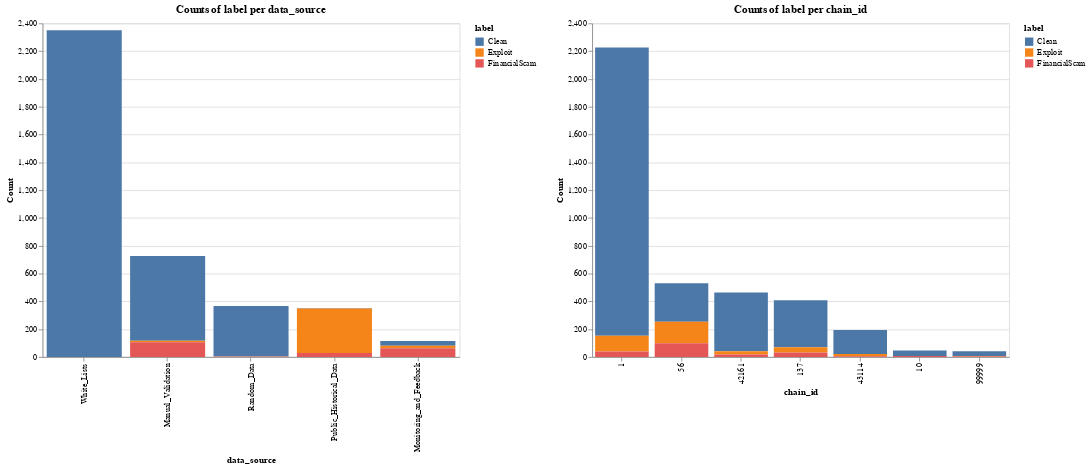

Write notebook code for a chart like this one.
### Markdown cell above
### **3.1 `data_source` and `chain_id`**

### Code cell
plot_categorical_bar_charts(df, [{'x': "data_source", 'y': "label"}, {'x': "chain_id", 'y': "label"}])

### Figure 1 — Vega-Lite specification as saved in the notebook (floating-point values rounded to 4 significant figures)
{"config": {"view": {"continuousWidth": 300, "continuousHeight": 300}}, "hconcat": [{"data": {"name": "data-d9999c49f49550e16dffe04b8327b5e5"}, "mark": {"type": "bar"}, "encoding": {"color": {"field": "label", "sort": {"field": "count", "op": "sum", "order": "descending"}, "title": "label", "type": "nominal"}, "tooltip": [{"field": "data_source", "type": "nominal"}, {"field": "label", "type": "nominal"}, {"field": "count", "type": "quantitative"}], "x": {"field": "data_source", "sort": {"field": "count", "op": "sum", "order": "descending"}, "title": "data_source", "type": "nominal"}, "y": {"field": "count", "title": "Count", "type": "quantitative"}}, "height": 400, "title": "Counts of label per data_source", "width": 500}, {"data": {"name": "data-a5c846e9f6e892d789c8a86c1acf3c72"}, "mark": {"type": "bar"}, "encoding": {"color": {"field": "label", "sort": {"field": "count", "op": "sum", "order": "descending"}, "title": "label", "type": "nominal"}, "tooltip": [{"field": "chain_id", "type": "quantitative"}, {"field": "label", "type": "nominal"}, {"field": "count", "type": "quantitative"}], "x": {"field": "chain_id", "sort": {"field": "count", "op": "sum", "order": "descending"}, "title": "chain_id", "type": "nominal"}, "y": {"field": "count", "title": "Count", "type": "quantitative"}}, "height": 400, "title": "Counts of label per chain_id", "width": 500}], "resolve": {"scale": {"color": "independent"}}, "$schema": "https://vega.github.io/schema/vega-lite/v5.20.1.json", "datasets": {"data-d9999c49f49550e16dffe04b8327b5e5": [{"data_source": "Manual_Validation", "label": "Clean", "count": 609}, {"data_source": "Manual_Validation", "label": "Exploit", "count": 11}, {"data_source": "Manual_Validation", "label": "FinancialScam", "count": 106}, {"data_source": "Monitoring_and_Feedback", "label": "Clean", "count": 35}, {"data_source": "Monitoring_and_Feedback", "label": "Exploit", "count": 17}, {"data_source": "Monitoring_and_Feedback", "label": "FinancialScam", "count": 63}, {"data_source": "Public_Historical_Data", "label": "Clean", "count": 4}, {"data_source": "Public_Historical_Data", "label": "Exploit", "count": 320}, {"data_source": "Public_Historical_Data", "label": "FinancialScam", "count": 29}, {"data_source": "Random_Data", "label": "Clean", "count": 363}, {"data_source": "Random_Data", "label": "Exploit", "count": 1}, {"data_source": "Random_Data", "label": "FinancialScam", "count": 2}, {"data_source": "White_Lists", "label": "Clean", "count": 2350}], "data-a5c846e9f6e892d789c8a86c1acf3c72": [{"chain_id": 1, "label": "Clean", "count": 2074}, {"chain_id": 1, "label": "Exploit", "count": 113}, {"chain_id": 1, "label": "FinancialScam", "count": 39}, {"chain_id": 10, "label": "Clean", "count": 41}, {"chain_id": 10, "label": "FinancialScam", "count": 6}, {"chain_id": 56, "label": "Clean", "count": 278}, {"chain_id": 56, "label": "Exploit", "count": 155}, {"chain_id": 56, "label": "FinancialScam", "count": 98}, {"chain_id": 137, "label": "Clean", "count": 338}, {"chain_id": 137, "label": "Exploit", "count": 38}, {"chain_id": 137, "label": "FinancialScam", "count": 32}, {"chain_id": 42161, "label": "Clean", "count": 422}, {"chain_id": 42161, "label": "Exploit", "count": 24}, {"chain_id": 42161, "label": "FinancialScam", "count": 17}, {"chain_id": 43114, "label": "Clean", "count": 173}, {"chain_id": 43114, "label": "Exploit", "count": 16}, {"chain_id": 43114, "label": "FinancialScam", "count": 5}, {"chain_id": 99999, "label": "Clean", "count": 35}, {"chain_id": 99999, "label": "Exploit", "count": 3}, {"chain_id": 99999, "label": "FinancialScam", "count": 3}]}}
